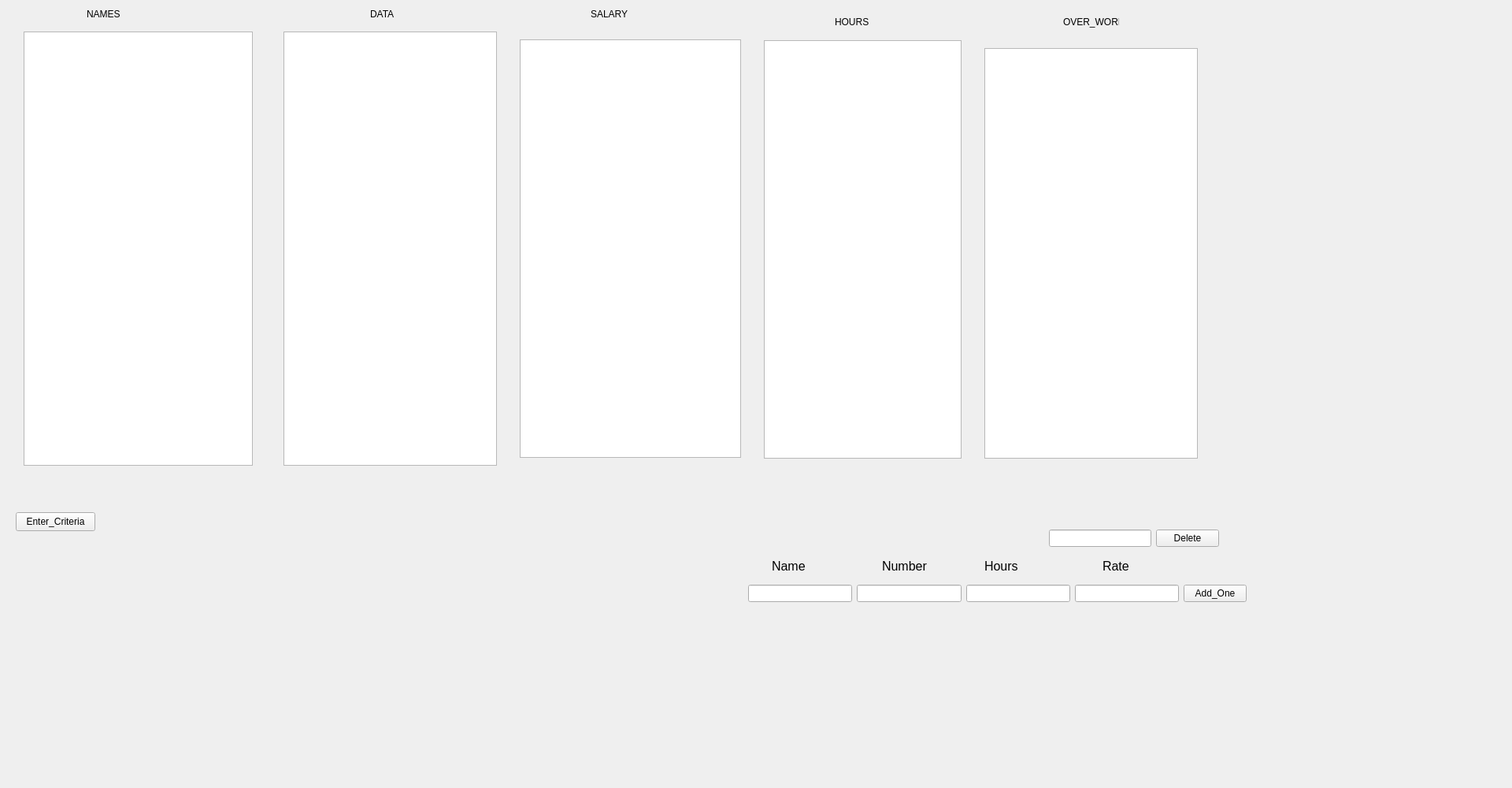
<?xml version="1.0" encoding="UTF-8"?>
<ui version="4.0">
 <class>Widget</class>
 <widget class="QWidget" name="Widget">
  <property name="geometry">
   <rect>
    <x>0</x>
    <y>0</y>
    <width>1920</width>
    <height>1000</height>
   </rect>
  </property>
  <property name="windowTitle">
   <string>Widget</string>
  </property>
  <widget class="QListWidget" name="list_work">
   <property name="geometry">
    <rect>
     <x>30</x>
     <y>40</y>
     <width>291</width>
     <height>551</height>
    </rect>
   </property>
   <property name="font">
    <font>
     <pointsize>14</pointsize>
    </font>
   </property>
  </widget>
  <widget class="QListWidget" name="res_list">
   <property name="geometry">
    <rect>
     <x>360</x>
     <y>40</y>
     <width>271</width>
     <height>551</height>
    </rect>
   </property>
   <property name="font">
    <font>
     <pointsize>12</pointsize>
    </font>
   </property>
  </widget>
  <widget class="QPushButton" name="enter_criteria">
   <property name="geometry">
    <rect>
     <x>20</x>
     <y>650</y>
     <width>101</width>
     <height>24</height>
    </rect>
   </property>
   <property name="text">
    <string>Enter_Criteria</string>
   </property>
  </widget>
  <widget class="QLabel" name="label">
   <property name="geometry">
    <rect>
     <x>110</x>
     <y>10</y>
     <width>49</width>
     <height>16</height>
    </rect>
   </property>
   <property name="text">
    <string>NAMES</string>
   </property>
  </widget>
  <widget class="QLabel" name="label_2">
   <property name="geometry">
    <rect>
     <x>470</x>
     <y>10</y>
     <width>49</width>
     <height>16</height>
    </rect>
   </property>
   <property name="text">
    <string>DATA</string>
   </property>
  </widget>
  <widget class="QLabel" name="label_3">
   <property name="geometry">
    <rect>
     <x>750</x>
     <y>10</y>
     <width>49</width>
     <height>16</height>
    </rect>
   </property>
   <property name="text">
    <string>SALARY</string>
   </property>
  </widget>
  <widget class="QLabel" name="label_4">
   <property name="geometry">
    <rect>
     <x>1060</x>
     <y>20</y>
     <width>49</width>
     <height>16</height>
    </rect>
   </property>
   <property name="text">
    <string>HOURS</string>
   </property>
  </widget>
  <widget class="QLabel" name="label_5">
   <property name="geometry">
    <rect>
     <x>1350</x>
     <y>20</y>
     <width>71</width>
     <height>16</height>
    </rect>
   </property>
   <property name="text">
    <string>OVER_WORK</string>
   </property>
  </widget>
  <widget class="QListWidget" name="salary_list">
   <property name="geometry">
    <rect>
     <x>660</x>
     <y>50</y>
     <width>281</width>
     <height>531</height>
    </rect>
   </property>
   <property name="font">
    <font>
     <pointsize>12</pointsize>
    </font>
   </property>
  </widget>
  <widget class="QListWidget" name="hours_list">
   <property name="geometry">
    <rect>
     <x>970</x>
     <y>51</y>
     <width>251</width>
     <height>531</height>
    </rect>
   </property>
   <property name="font">
    <font>
     <pointsize>12</pointsize>
    </font>
   </property>
  </widget>
  <widget class="QListWidget" name="over_list">
   <property name="geometry">
    <rect>
     <x>1250</x>
     <y>61</y>
     <width>271</width>
     <height>521</height>
    </rect>
   </property>
   <property name="font">
    <font>
     <pointsize>12</pointsize>
    </font>
   </property>
  </widget>
  <widget class="QLabel" name="label_6">
   <property name="geometry">
    <rect>
     <x>980</x>
     <y>710</y>
     <width>49</width>
     <height>16</height>
    </rect>
   </property>
   <property name="font">
    <font>
     <pointsize>12</pointsize>
    </font>
   </property>
   <property name="text">
    <string>Name</string>
   </property>
  </widget>
  <widget class="QLabel" name="label_7">
   <property name="geometry">
    <rect>
     <x>1120</x>
     <y>710</y>
     <width>71</width>
     <height>16</height>
    </rect>
   </property>
   <property name="font">
    <font>
     <pointsize>12</pointsize>
    </font>
   </property>
   <property name="text">
    <string>Number</string>
   </property>
  </widget>
  <widget class="QLabel" name="label_8">
   <property name="geometry">
    <rect>
     <x>1250</x>
     <y>710</y>
     <width>49</width>
     <height>16</height>
    </rect>
   </property>
   <property name="font">
    <font>
     <pointsize>12</pointsize>
    </font>
   </property>
   <property name="text">
    <string>Hours</string>
   </property>
  </widget>
  <widget class="QLabel" name="label_9">
   <property name="geometry">
    <rect>
     <x>1400</x>
     <y>710</y>
     <width>49</width>
     <height>16</height>
    </rect>
   </property>
   <property name="font">
    <font>
     <pointsize>12</pointsize>
    </font>
   </property>
   <property name="text">
    <string>Rate</string>
   </property>
  </widget>
  <widget class="QWidget" name="">
   <property name="geometry">
    <rect>
     <x>1332</x>
     <y>670</y>
     <width>216</width>
     <height>26</height>
    </rect>
   </property>
   <layout class="QHBoxLayout" name="horizontalLayout">
    <item>
     <widget class="QLineEdit" name="line_del"/>
    </item>
    <item>
     <widget class="QPushButton" name="pushButton">
      <property name="text">
       <string>Delete</string>
      </property>
     </widget>
    </item>
   </layout>
  </widget>
  <widget class="QWidget" name="">
   <property name="geometry">
    <rect>
     <x>950</x>
     <y>740</y>
     <width>633</width>
     <height>26</height>
    </rect>
   </property>
   <layout class="QHBoxLayout" name="horizontalLayout_2">
    <item>
     <widget class="QLineEdit" name="line_name"/>
    </item>
    <item>
     <widget class="QLineEdit" name="line_number"/>
    </item>
    <item>
     <widget class="QLineEdit" name="line_hours"/>
    </item>
    <item>
     <widget class="QLineEdit" name="line_rate"/>
    </item>
    <item>
     <widget class="QPushButton" name="add_one">
      <property name="text">
       <string>Add_One</string>
      </property>
     </widget>
    </item>
   </layout>
  </widget>
 </widget>
 <resources/>
 <connections/>
</ui>
